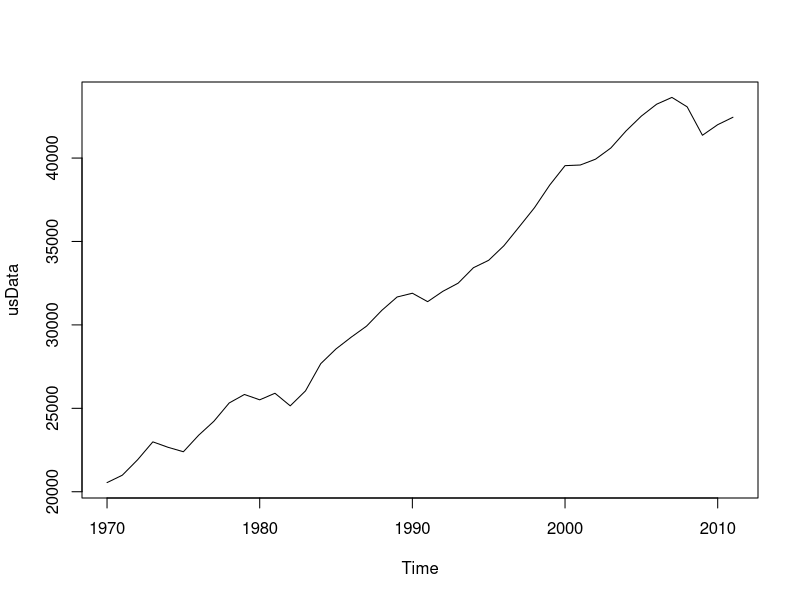
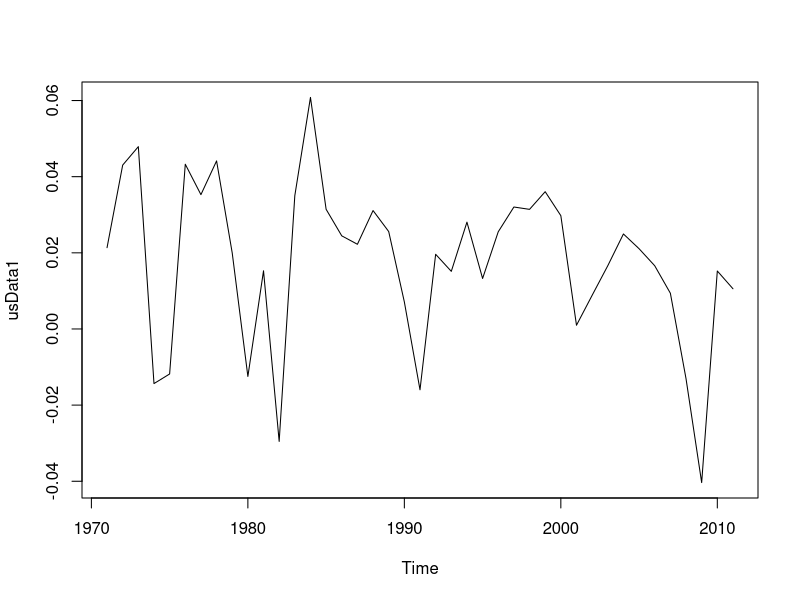
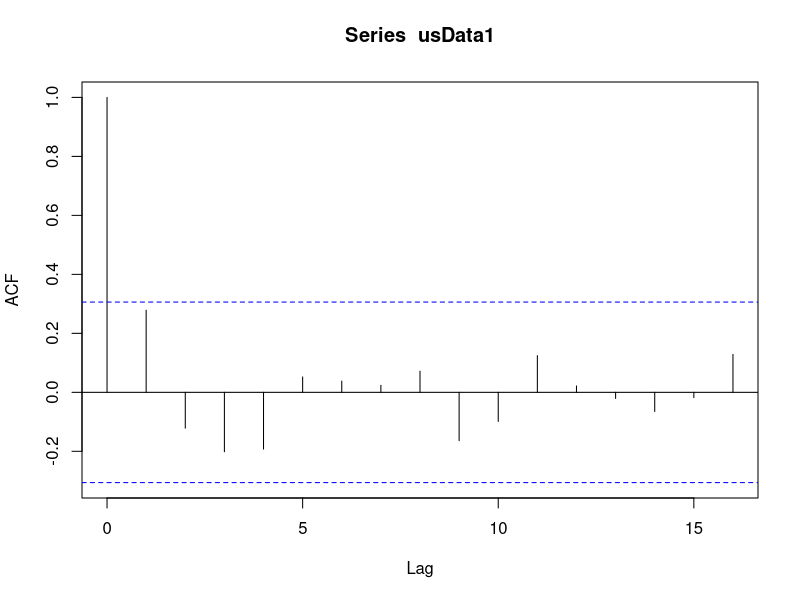
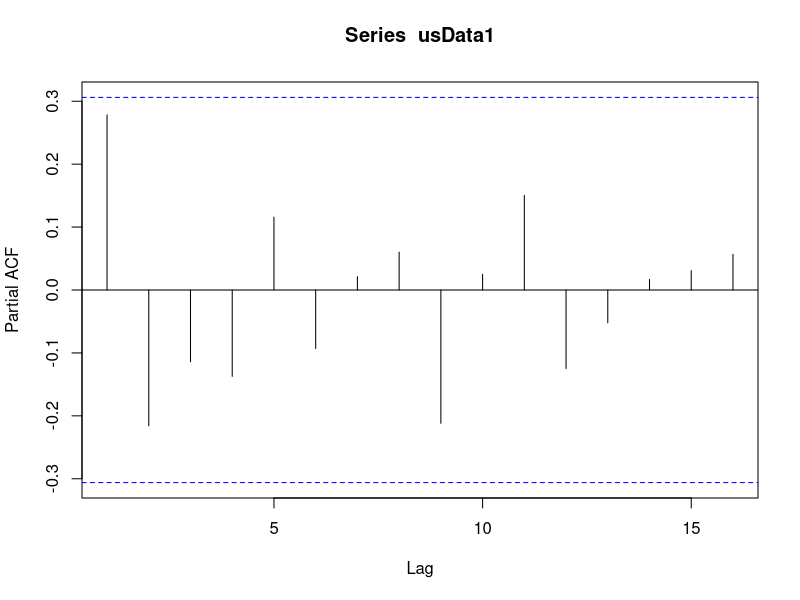

The R script that drew these images, in order: (Note: this script raises an error after producing the figures.)
remove(list=ls())
###TIME SERIES ###

library(tseries)
library(forecast)


gdpData<-read.csv("WDI_GDP_select countries.csv")
head(gdpData, n=10)
str(gdpData)
attach(gdpData)

##us data
usData<-ts(US, freq=1, start=1970, end=2011)
plot(usData)
adf.test(usData)

usData1<-diff(log(usData))##growth rate
#usData1<-usData[2:42]-usData[1:41]
adf.test(usData1)
plot(usData1)
acf(usData1)
pacf(usData1)

usMdl<-arima(usData1,order=c(0,1,1))
str(usMdl)
usMdl$aic
summary(usMdl)

usMdl1<-auto.arima(usData1)
usMdl1$aic
summary(usMdl1)
decompose(usData)



